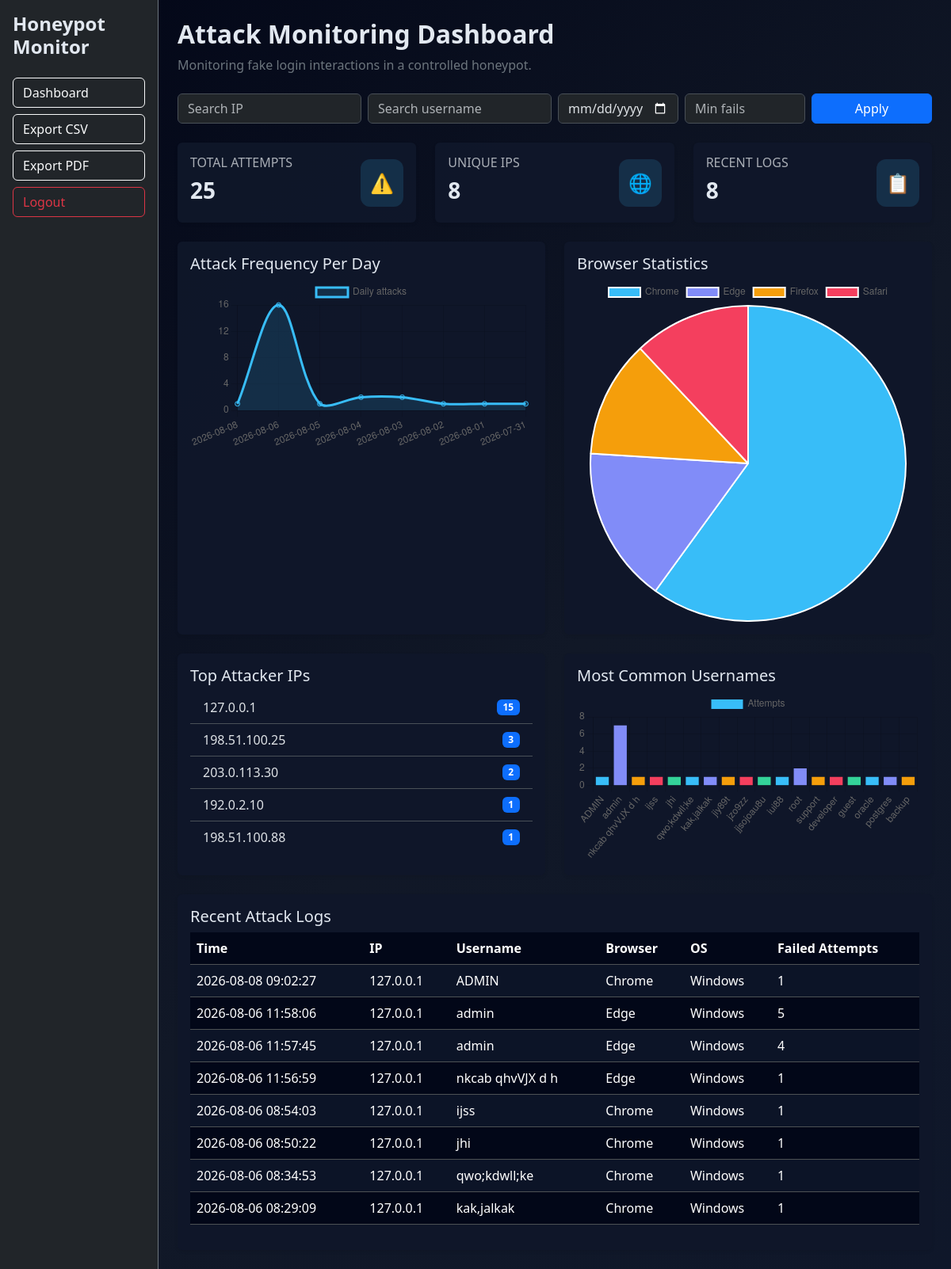
The page /admin/dashboard (signed in) on the database its author committed.
### tables this page shows
CREATE TABLE attack_logs (
            id INTEGER PRIMARY KEY AUTOINCREMENT,
            ip_address TEXT NOT NULL,
            username TEXT NOT NULL,
            password TEXT NOT NULL,
            created_at TEXT NOT NULL,
            user_agent TEXT NOT NULL,
            operating_system TEXT NOT NULL,
            browser TEXT NOT NULL,
            failed_attempts INTEGER NOT NULL
        );

### app.py (the view)
@app.route("/admin/dashboard")
@login_required
def dashboard():
    filters = {
        "ip": request.args.get("ip", "").strip(),
        "username": request.args.get("username", "").strip(),
        "date": request.args.get("date", "").strip(),
        "attack_count": request.args.get("attack_count", "").strip(),
    }
    context = get_dashboard_context(filters)
    return render_template("dashboard.html", **context)

### app.py (called while the page is built)
def get_db_connection():
    conn = sqlite3.connect(DB_PATH)
    conn.row_factory = sqlite3.Row
    return conn

def login_required(view):
    @wraps(view)
    def wrapped(*args, **kwargs):
        if "user_id" not in session:
            return redirect(url_for("admin_login"))
        return view(*args, **kwargs)
    return wrapped

def get_logs(filters=None):
    conn = get_db_connection()
    query = "SELECT * FROM attack_logs WHERE 1=1"
    params = []
    if filters:
        if filters.get("ip"):
            query += " AND ip_address LIKE ?"
            params.append(f"%{filters['ip']}%")
        if filters.get("username"):
            query += " AND username LIKE ?"
            params.append(f"%{filters['username']}%")
        if filters.get("date"):
            query += " AND date(created_at) = ?"
            params.append(filters["date"])
        if filters.get("attack_count"):
            query += " AND failed_attempts >= ?"
            params.append(int(filters["attack_count"]))
    query += " ORDER BY created_at DESC"
    rows = conn.execute(query, params).fetchall()
    conn.close()
    return rows

### templates/dashboard.html (shortened to what this page needs)
{% extends 'base.html' %}
{% block content %}
<div class="container-fluid">
  <div class="row min-vh-100">
    <aside class="col-lg-3 col-xl-2 bg-dark border-end border-secondary p-3">
      <h4 class="fw-bold mb-4">Honeypot Monitor</h4>
      <div class="d-grid gap-2">
        <a class="btn btn-outline-light text-start" href="{{ url_for('dashboard') }}">Dashboard</a>
        <a class="btn btn-outline-light text-start" href="{{ url_for('export_csv') }}?ip={{ filters.ip }}&username={{ filters.username }}&date={{ filters.date }}&attack_count={{ filters.attack_count }}">Export CSV</a>
        <a class="btn btn-outline-light text-start" href="{{ url_for('export_pdf') }}?ip={{ filters.ip }}&username={{ filters.username }}&date={{ filters.date }}&attack_count={{ filters.attack_count }}">Export PDF</a>
        <a class="btn btn-outline-danger text-start" href="{{ url_for('admin_logout') }}">Logout</a>
      </div>
    </aside>
    <main class="col-lg-9 col-xl-10 p-4">
      <div class="d-flex justify-content-between align-items-center mb-4">
        <div>
          <h2 class="fw-bold">Attack Monitoring Dashboard</h2>
          <p class="text-secondary mb-0">Monitoring fake login interactions in a controlled honeypot.</p>
        </div>
      </div>
      <form class="row g-2 mb-4" method="get">
        <div class="col-md-3">
          <input type="text" class="form-control" name="ip" placeholder="Search IP" value="{{ filters.ip }}">
        </div>
        <div class="col-md-3">
          <input type="text" class="form-control" name="username" placeholder="Search username" value="{{ filters.username }}">
        </div>
        <div class="col-md-2">
          <input type="date" class="form-control" name="date" value="{{ filters.date }}">
        </div>
        <div class="col-md-2">
          <input type="number" class="form-control" name="attack_count" placeholder="Min fails" value="{{ filters.attack_count }}">
        </div>
        <div class="col-md-2 d-grid">
          <button class="btn btn-primary" type="submit">Apply</button>
        </div>
      </form>
      <div class="row g-4 mb-4">
        <div class="col-md-4">
          <div class="card border-0 shadow-sm h-100">
            <div class="card-body">
              <div class="d-flex justify-content-between align-items-center">
                <div>
                  <h6 class="text-uppercase text-muted">Total Attempts</h6>
                  <h3 class="fw-bold">{{ stats.total_attempts }}</h3>
                </div>
                <div class="icon-box">⚠️</div>
              </div>
            </div>
          </div>
        </div>
        <div class="col-md-4">
          <div class="card border-0 shadow-sm h-100">
            <div class="card-body">
              <div class="d-flex justify-content-between align-items-center">
                <div>
                  <h6 class="text-uppercase text-muted">Unique IPs</h6>
                  <h3 class="fw-bold">{{ stats.unique_ips }}</h3>
                </div>
                <div class="icon-box">🌐</div>
              </div>
            </div>
          </div>
        </div>
        <div class="col-md-4">
          <div class="card border-0 shadow-sm h-100">
            <div class="card-body">
              <div class="d-flex justify-content-between align-items-center">
                <div>
                  <h6 class="text-uppercase text-muted">Recent Logs</h6>
                  <h3 class="fw-bold">{{ stats.recent_logs|length }}</h3>
                </div>
                <div class="icon-box">📋</div>
              </div>
            </div>
          </div>
        </div>
      </div>
      <div class="row g-4 mb-4">
        <div class="col-lg-6">
          <div class="card border-0 shadow-sm h-100">
            <div class="card-body">
              <h5 class="card-title">Attack Frequency Per Day</h5>
              <canvas id="lineChart"></canvas>
            </div>
          </div>
        </div>
        <div class="col-lg-6">
          <div class="card border-0 shadow-sm h-100">
            <div class="card-body">
              <h5 class="card-title">Browser Statistics</h5>
              <canvas id="pieChart"></canvas>
            </div>
          </div>
        </div>
      </div>
      <div class="row g-4 mb-4">
        <div class="col-lg-6">
          <div class="card border-0 shadow-sm h-100">
            <div class="card-body">
              <h5 class="card-title">Top Attacker IPs</h5>
              <ul class="list-group list-group-flush">
                {% for item in stats.top_ips %}
                <li class="list-group-item d-flex justify-content-between align-items-center bg-transparent">
                  <span>{{ item.ip }}</span>
                  <span class="badge bg-primary">{{ item.count }}</span>
                </li>
                {% endfor %}
              </ul>
            </div>
          </div>
        </div>
        <div class="col-lg-6">
          <div class="card border-0 shadow-sm h-100">
            <div class="card-body">
              <h5 class="card-title">Most Common Usernames</h5>
              <canvas id="barChart"></canvas>
            </div>
          </div>
        </div>
      </div>
      <div class="card border-0 shadow-sm">
        <div class="card-body">
          <h5 class="card-title">Recent Attack Logs</h5>
          <div class="table-responsive">
            <table class="table table-dark table-striped">
              <thead>
                <tr>
                  <th>Time</th>
                  <th>IP</th>
                  <th>Username</th>
                  <th>Browser</th>
                  <th>OS</th>
                  <th>Failed Attempts</th>
                </tr>
              </thead>
              <tbody>
                {% for row in stats.recent_logs %}
                <tr>
                  <td>{{ row.created_at }}</td>
                  <td>{{ row.ip_address }}</td>
                  <td>{{ row.username }}</td>
                  <td>{{ row.browser }}</td>
                  <td>{{ row.operating_system }}</td>
                  <td>{{ row.failed_attempts }}</td>
                </tr>
                {% endfor %}
              </tbody>
            </table>
          </div>
        </div>
      </div>
    </main>
  </div>
</div>
{% endblock %}
{% block scripts %}
<script>
  const lineChart = new Chart(document.getElementById('lineChart'), {
    type: 'line',
    data: {
      labels: {{ stats.timeline_labels | tojson }},
      datasets: [{
        label: 'Daily attacks',
        data: {{ stats.timeline_counts | tojson }},
        borderColor: '#38bdf8',
        backgroundColor: 'rgba(56, 189, 248, 0.15)',
        fill: true,
        tension: 0.35
      }]
    },
    options: { responsive: true, scales: { y: { beginAtZero: true } } }
  });
  const barChart = new Chart(document.getElementById('barChart'), {
    type: 'bar',
    data: {
      labels: {{ stats.username_labels | tojson }},
      datasets: [{
        label: 'Attempts',
        data: {{ stats.username_counts | tojson }},
        backgroundColor: ['#38bdf8', '#818cf8', '#f59e0b', '#f43f5e', '#34d399']
      }]
    },
    options: { responsive: true }
  });
  const pieChart = new Chart(document.getElementById('pieChart'), {
    type: 'pie',
    data: {
      labels: {{ stats.browser_labels | tojson }},
      datasets: [{
        data: {{ stats.browser_counts | tojson }},
        backgroundColor: ['#38bdf8', '#818cf8', '#f59e0b', '#f43f5e']
      }]
    },
    options: { responsive: true }
  });
</script>
{% endblock %}

### templates/base.html (shortened to what this page needs)
<!doctype html>
<html lang="en" data-bs-theme="dark">
  <head>
    <link href="https://cdn.jsdelivr.net/npm/bootstrap@5.3.3/dist/css/bootstrap.min.css" rel="stylesheet">
    <link rel="stylesheet" href="{{ url_for('static', filename='css/style.css') }}">
  </head>
  <body>
    {% block content %}{% endblock %}
    {% block scripts %}{% endblock %}
  </body>
</html>

### static/css/style.css (style rules this page uses)
body { background: linear-gradient(135deg, #020617, #111827 55%, #0f172a); color: #e2e8f0; min-height: 100vh; }
.card { background: rgba(15, 23, 42, 0.95); color: #e2e8f0; border: 1px solid rgba(148, 163, 184, 0.2); }
.icon-box { font-size: 1.5rem; background: rgba(56, 189, 248, 0.15); padding: 0.75rem; border-radius: 0.75rem; }
.table-dark { --bs-table-bg: rgba(2, 6, 23, 0.9); --bs-table-striped-bg: rgba(15, 23, 42, 0.85); }

### rows shown on the page
attack_logs: ip "127.0.0.1", count "15", created_at "2026-08-08 09:02:27", ip_address "127.0.0.1", username "ADMIN", browser "Chrome", operating_system "Windows", failed_attempts "1"
attack_logs: ip "198.51.100.25", count "3"
attack_logs: ip "203.0.113.30", count "2"
attack_logs: ip "192.0.2.10", count "1"
attack_logs: ip "198.51.100.88", count "1"
attack_logs: created_at "2026-08-06 11:58:06", ip_address "127.0.0.1", username "admin", browser "Edge", operating_system "Windows", failed_attempts "5"
attack_logs: created_at "2026-08-06 11:57:45", ip_address "127.0.0.1", username "admin", browser "Edge", operating_system "Windows", failed_attempts "4"
attack_logs: created_at "2026-08-06 11:56:59", ip_address "127.0.0.1", username "nkcab qhvVJX d h", browser "Edge", operating_system "Windows", failed_attempts "1"
attack_logs: created_at "2026-08-06 08:54:03", ip_address "127.0.0.1", username "ijss", browser "Chrome", operating_system "Windows", failed_attempts "1"
attack_logs: created_at "2026-08-06 08:50:22", ip_address "127.0.0.1", username "jhi", browser "Chrome", operating_system "Windows", failed_attempts "1"
attack_logs: created_at "2026-08-06 08:34:53", ip_address "127.0.0.1", username "qwo;kdwll;ke", browser "Chrome", operating_system "Windows", failed_attempts "1"
attack_logs: created_at "2026-08-06 08:29:09", ip_address "127.0.0.1", username "kak,jalkak", browser "Chrome", operating_system "Windows", failed_attempts "1"

### other values the page prints
{{ stats.total_attempts }} "25"
{{ stats.unique_ips }} "8"
{{ stats.recent_logs|length }} "8"
chart data {{ stats.timeline_labels | tojson }} ["2026-08-08", "2026-08-06", "2026-08-05", "2026-08-04", "2026-08-03", "2026-08-02", "2026-08-01", "2026-07-31"]
chart data {{ stats.timeline_counts | tojson }} [1, 16, 1, 2, 2, 1, 1, 1]
chart data {{ stats.username_counts | tojson }} [1, 7, 1, 1, 1, 1, 1, 1, 1, 1, 1, 2, 1, 1, 1, 1, 1, 1]
